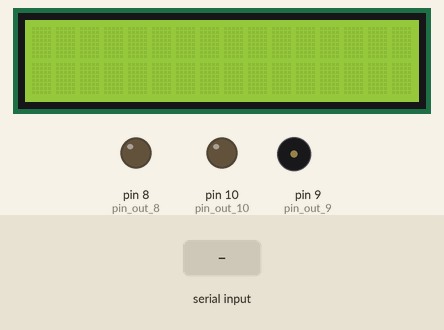
Simulated run of this sketch. Board: Arduino Uno, built with avr-gcc and run on an emulated ATmega328P. Shown: 16×2 character LCD, output pins drawn as LEDs (lit = HIGH), buzzer (waves = sounding). Dashed ring = blinking. The inputs (shaded band) are chosen by the test bench. Random numbers use the default seed unless the sketch sets one; what the sketch prints to the serial monitor is not drawn.

Above: at 1.2 s.
1.3 s: byte 30 received over Serial
At 1.7 s:
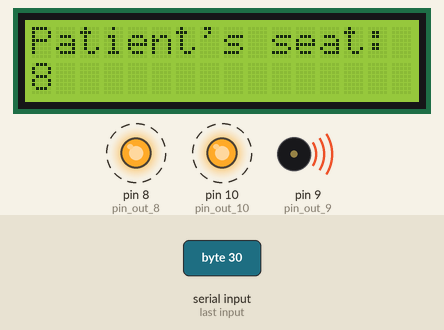
Timing chart, 0 to 9.3 s (numbered marks = the images above; inputs shaded):
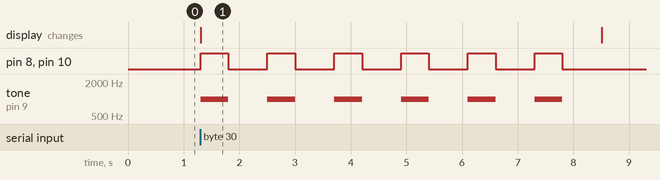

Measured:
- after the input at 1.3 s, pin 8 (pin_out_8), pin 10 (pin_out_10): alternates HIGH for 0.50 s and LOW for 0.70 s, 12 changes in all, then stays LOW, starting at once; tone on pin 9 (pin_out_9): alternates 1000 Hz for 0.50 s and silent for 0.70 s, 12 changes in all, then stays silent, starting at once; the display: changes at once (image 1)

The sketch:

arduino_sketch.ino
```cpp
/*
 * LCD RS pin to digital pin 12
 * LCD Enable pin to digital pin 11
 * LCD D4 pin to digital pin 5
 * LCD D5 pin to digital pin 4
 * LCD D6 pin to digital pin 3
 * LCD D7 pin to digital pin 2
 * LCD R/W pin to ground
 * LCD VSS pin to ground
 * LCD VCC pin to 5V
 * 10K resistor:
 * ends to +5V and ground
 * wiper to LCD VO pin (pin 3)
*/
// include the library code:
#include <LiquidCrystal.h>

// initialize the library by associating any needed LCD interface pin
// with the arduino pin number it is connected to
const int rs = 12, en = 11, d4 = 5, d5 = 4, d6 = 3, d7 = 2;
LiquidCrystal lcd(rs, en, d4, d5, d6, d7);
uint8_t pin_out_8 = 8; //pin for buzzer, led and motor
uint8_t pin_out_9 = 9; //pin for buzzer
uint8_t pin_out_10 = 10; //pin for led
long randNumber;
long python_input;
int i = 0;

void setup() {
  Serial.begin(9600);
  lcd.clear();
  // set up the LCD's number of columns and rows:
  lcd.begin(16, 2);
  pinMode(pin_out_9, OUTPUT);
  pinMode(pin_out_8, OUTPUT);
  pinMode(pin_out_10, OUTPUT);
}

void loop() {
  while(Serial.available() > 0){
    // Serial read from python to set the LCD number
    python_input = Serial.read();

    //serial communication with the python script. Python sends a random number to trigger the alarm
    if(python_input != 0){
      Serial.print(python_input);
      //generate random number for the patient's seat number with the serial input
      randomSeed(python_input);
      randNumber = random(1, 20);


      // Print a message to the LCD.
      lcd.print("Patient's seat:");
      // set the cursor to column 0, line 1
      // (note: line 1 is the second row, since counting begins with 0):
      lcd.setCursor(0, 1);
      // print the number of seconds since reset:
      lcd.print(randNumber);

      //activate buzzer, led and motor
      while(i!=6){
        digitalWrite(pin_out_8, HIGH);
        //digitalWrite(pin_out_9, HIGH);
        tone(pin_out_9, 1000, 500);
        digitalWrite(pin_out_10, HIGH);
        delay(500);
        digitalWrite(pin_out_8, LOW);
        //digitalWrite(pin_out_9, LOW);
        //noTone(pin_out_9);
        digitalWrite(pin_out_10, LOW);
        delay(700);
        i++;
      }

      // set the python_input to 0 to exit the loop
      python_input = 0;
      lcd.clear();
    }
  }

}
```
